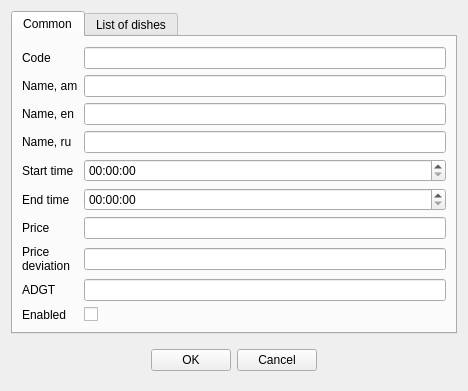
<?xml version="1.0" encoding="UTF-8"?>
<ui version="4.0">
 <class>RERestDishComplex</class>
 <widget class="QDialog" name="RERestDishComplex">
  <property name="geometry">
   <rect>
    <x>0</x>
    <y>0</y>
    <width>468</width>
    <height>369</height>
   </rect>
  </property>
  <property name="windowTitle">
   <string>Complex dish</string>
  </property>
  <layout class="QVBoxLayout" name="verticalLayout">
   <item>
    <widget class="QTabWidget" name="tabWidget">
     <property name="currentIndex">
      <number>0</number>
     </property>
     <widget class="QWidget" name="tab">
      <attribute name="title">
       <string>Common</string>
      </attribute>
      <layout class="QVBoxLayout" name="verticalLayout_2">
       <item>
        <layout class="QGridLayout" name="gridLayout">
         <item row="2" column="1">
          <widget class="EQLineEdit" name="leNameEn">
           <property name="Field" stdset="0">
            <string>f_en</string>
           </property>
          </widget>
         </item>
         <item row="0" column="1">
          <widget class="EQLineEdit" name="leCode">
           <property name="focusPolicy">
            <enum>Qt::NoFocus</enum>
           </property>
           <property name="readOnly">
            <bool>true</bool>
           </property>
           <property name="Field" stdset="0">
            <string>f_id</string>
           </property>
           <property name="PrimaryKey" stdset="0">
            <bool>true</bool>
           </property>
          </widget>
         </item>
         <item row="1" column="1">
          <widget class="EQLineEdit" name="leNameAm">
           <property name="Field" stdset="0">
            <string>f_am</string>
           </property>
          </widget>
         </item>
         <item row="6" column="1">
          <widget class="EQLineEdit" name="lePrice">
           <property name="Field" stdset="0">
            <string>f_price</string>
           </property>
          </widget>
         </item>
         <item row="4" column="1">
          <widget class="EQTimeEdit" name="teStart">
           <property name="Field" stdset="0">
            <string>f_startTime</string>
           </property>
          </widget>
         </item>
         <item row="5" column="1">
          <widget class="EQTimeEdit" name="teEnd">
           <property name="Field" stdset="0">
            <string>f_endTime</string>
           </property>
          </widget>
         </item>
         <item row="8" column="1">
          <widget class="EQLineEdit" name="lePriceDeviation">
           <property name="Field" stdset="0">
            <string>f_priceDeviation</string>
           </property>
          </widget>
         </item>
         <item row="1" column="0">
          <widget class="QLabel" name="label_2">
           <property name="text">
            <string>Name, am</string>
           </property>
          </widget>
         </item>
         <item row="2" column="0">
          <widget class="QLabel" name="label_7">
           <property name="text">
            <string>Name, en</string>
           </property>
          </widget>
         </item>
         <item row="0" column="0">
          <widget class="QLabel" name="label">
           <property name="text">
            <string>Code</string>
           </property>
          </widget>
         </item>
         <item row="4" column="0">
          <widget class="QLabel" name="label_3">
           <property name="text">
            <string>Start time</string>
           </property>
          </widget>
         </item>
         <item row="5" column="0">
          <widget class="QLabel" name="label_4">
           <property name="text">
            <string>End time</string>
           </property>
          </widget>
         </item>
         <item row="3" column="1">
          <widget class="EQLineEdit" name="leNameRu">
           <property name="Field" stdset="0">
            <string>f_ru</string>
           </property>
          </widget>
         </item>
         <item row="6" column="0">
          <widget class="QLabel" name="label_5">
           <property name="text">
            <string>Price</string>
           </property>
          </widget>
         </item>
         <item row="9" column="1">
          <widget class="EQLineEdit" name="leAdgt">
           <property name="Field" stdset="0">
            <string>f_adgt</string>
           </property>
          </widget>
         </item>
         <item row="3" column="0">
          <widget class="QLabel" name="label_8">
           <property name="text">
            <string>Name, ru</string>
           </property>
          </widget>
         </item>
         <item row="8" column="0">
          <widget class="QLabel" name="label_6">
           <property name="text">
            <string>Price
deviation</string>
           </property>
          </widget>
         </item>
         <item row="9" column="0">
          <widget class="QLabel" name="label_10">
           <property name="text">
            <string>ADGT</string>
           </property>
          </widget>
         </item>
         <item row="10" column="1">
          <widget class="EQCheckBox" name="chEnabled">
           <property name="text">
            <string/>
           </property>
           <property name="Field" stdset="0">
            <string>f_enabled</string>
           </property>
          </widget>
         </item>
         <item row="10" column="0">
          <widget class="QLabel" name="label_11">
           <property name="text">
            <string>Enabled</string>
           </property>
          </widget>
         </item>
        </layout>
       </item>
      </layout>
     </widget>
     <widget class="QWidget" name="tab_2">
      <attribute name="title">
       <string>List of dishes</string>
      </attribute>
      <layout class="QVBoxLayout" name="verticalLayout_3">
       <item>
        <widget class="QWidget" name="widget_2" native="true">
         <layout class="QHBoxLayout" name="horizontalLayout_2">
          <property name="leftMargin">
           <number>0</number>
          </property>
          <property name="topMargin">
           <number>0</number>
          </property>
          <property name="rightMargin">
           <number>0</number>
          </property>
          <property name="bottomMargin">
           <number>0</number>
          </property>
          <item>
           <widget class="EQLineEdit" name="leMenu">
            <property name="maximumSize">
             <size>
              <width>150</width>
              <height>16777215</height>
             </size>
            </property>
            <property name="readOnly">
             <bool>true</bool>
            </property>
            <property name="placeholderText">
             <string>Menu</string>
            </property>
            <property name="ShowButton" stdset="0">
             <bool>true</bool>
            </property>
           </widget>
          </item>
          <item>
           <widget class="EQLineEdit" name="leMenuCode"/>
          </item>
          <item>
           <widget class="EQLineEdit" name="leDishCode"/>
          </item>
          <item>
           <widget class="EQLineEdit" name="leDishName">
            <property name="readOnly">
             <bool>true</bool>
            </property>
            <property name="placeholderText">
             <string>Dish</string>
            </property>
            <property name="ShowButton" stdset="0">
             <bool>true</bool>
            </property>
           </widget>
          </item>
          <item>
           <widget class="QPushButton" name="btnAdd">
            <property name="text">
             <string/>
            </property>
            <property name="icon">
             <iconset resource="../Resort/res.qrc">
              <normaloff>:/images/add.png</normaloff>:/images/add.png</iconset>
            </property>
           </widget>
          </item>
         </layout>
        </widget>
       </item>
       <item>
        <widget class="EQTableWidget" name="tblDishes">
         <property name="horizontalScrollBarPolicy">
          <enum>Qt::ScrollBarAlwaysOff</enum>
         </property>
         <attribute name="verticalHeaderDefaultSectionSize">
          <number>25</number>
         </attribute>
         <column>
          <property name="text">
           <string>RecId</string>
          </property>
         </column>
         <column>
          <property name="text">
           <string>MenuId</string>
          </property>
         </column>
         <column>
          <property name="text">
           <string>Menu</string>
          </property>
         </column>
         <column>
          <property name="text">
           <string>Name</string>
          </property>
         </column>
         <column>
          <property name="text">
           <string>Price</string>
          </property>
         </column>
         <column>
          <property name="text">
           <string/>
          </property>
         </column>
        </widget>
       </item>
       <item>
        <widget class="QWidget" name="widget_3" native="true">
         <layout class="QHBoxLayout" name="horizontalLayout_3">
          <property name="leftMargin">
           <number>0</number>
          </property>
          <property name="topMargin">
           <number>0</number>
          </property>
          <property name="rightMargin">
           <number>0</number>
          </property>
          <property name="bottomMargin">
           <number>0</number>
          </property>
          <item>
           <spacer name="horizontalSpacer_3">
            <property name="orientation">
             <enum>Qt::Horizontal</enum>
            </property>
            <property name="sizeHint" stdset="0">
             <size>
              <width>354</width>
              <height>20</height>
             </size>
            </property>
           </spacer>
          </item>
          <item>
           <widget class="QLabel" name="label_9">
            <property name="text">
             <string>Total</string>
            </property>
           </widget>
          </item>
          <item>
           <widget class="EQLineEdit" name="leDishesTotal">
            <property name="maximumSize">
             <size>
              <width>80</width>
              <height>16777215</height>
             </size>
            </property>
            <property name="readOnly">
             <bool>true</bool>
            </property>
           </widget>
          </item>
         </layout>
        </widget>
       </item>
      </layout>
     </widget>
    </widget>
   </item>
   <item>
    <widget class="QWidget" name="widget" native="true">
     <layout class="QHBoxLayout" name="horizontalLayout">
      <item>
       <spacer name="horizontalSpacer">
        <property name="orientation">
         <enum>Qt::Horizontal</enum>
        </property>
        <property name="sizeHint" stdset="0">
         <size>
          <width>86</width>
          <height>20</height>
         </size>
        </property>
       </spacer>
      </item>
      <item>
       <widget class="QPushButton" name="btnOK">
        <property name="text">
         <string>OK</string>
        </property>
       </widget>
      </item>
      <item>
       <widget class="QPushButton" name="btnCancel">
        <property name="text">
         <string>Cancel</string>
        </property>
       </widget>
      </item>
      <item>
       <spacer name="horizontalSpacer_2">
        <property name="orientation">
         <enum>Qt::Horizontal</enum>
        </property>
        <property name="sizeHint" stdset="0">
         <size>
          <width>85</width>
          <height>20</height>
         </size>
        </property>
       </spacer>
      </item>
     </layout>
    </widget>
   </item>
  </layout>
 </widget>
 <customwidgets>
  <customwidget>
   <class>EQLineEdit</class>
   <extends>QLineEdit</extends>
   <header location="global">eqlineedit.h</header>
   <slots>
    <signal>customButtonClicked(bool)</signal>
   </slots>
  </customwidget>
  <customwidget>
   <class>EQCheckBox</class>
   <extends>QCheckBox</extends>
   <header location="global">eqcheckbox.h</header>
  </customwidget>
  <customwidget>
   <class>EQTableWidget</class>
   <extends>QTableWidget</extends>
   <header location="global">eqtablewidget.h</header>
  </customwidget>
  <customwidget>
   <class>EQTimeEdit</class>
   <extends>QTimeEdit</extends>
   <header location="global">eqtimeedit.h</header>
  </customwidget>
 </customwidgets>
 <tabstops>
  <tabstop>btnOK</tabstop>
  <tabstop>btnCancel</tabstop>
 </tabstops>
 <resources>
  <include location="../Resort/res.qrc"/>
 </resources>
 <connections/>
</ui>
